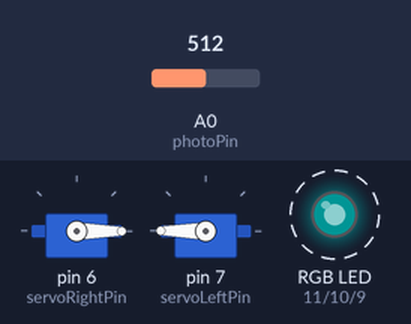
Simulated run of this sketch. Board: Arduino Uno, built with avr-gcc and run on an emulated ATmega328P. Shown: 2 × servo, an RGB LED mixed from three pins (HIGH = lit). Dashed ring = blinking. The inputs (shaded band) are chosen by the test bench; at power-on: A0 (photoPin) = 512. Dim RGB values are drawn brighter than linear; what the sketch prints to the serial monitor is not drawn.

Above: at 0.91 s.
1.3 s: A0 (photoPin) set to 716
At 1.36 s:
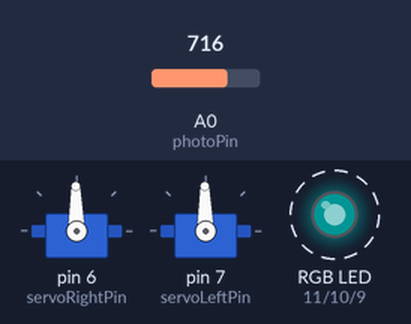
4.3 s: A0 (photoPin) set to 511
At 4.76 s:
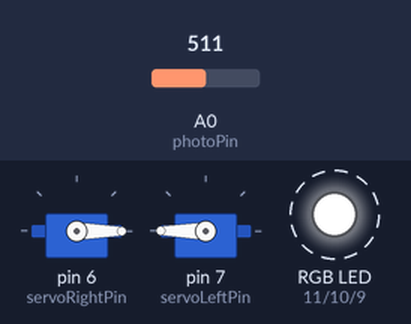
Timing chart, 0 to 13.3 s (numbered marks = the images above; inputs shaded):
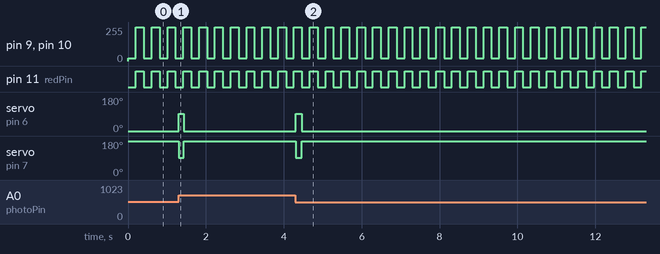

Measured:
- after the input at 1.3 s, servo on pin 6 (servoRightPin): 0° → 91° at once, → 0° 0.12 s later; servo on pin 7 (servoLeftPin): 180° → 91° at once, → 180° 0.12 s later
- after the input at 4.3 s, servo on pin 6 (servoRightPin): 0° → 91° at once, → 0° 0.16 s later; servo on pin 7 (servoLeftPin): 180° → 91° at once, → 180° 0.16 s later
- by itself, pin 9 (bluePin), pin 10 (greenPin): alternates 255/255 for 0.20 s and 20/255 for 0.20 s
- by itself, pin 11 (redPin): alternates HIGH for 0.20 s and LOW for 0.20 s

The sketch:

robot2_egg_bus.ino
```cpp
#include <Servo.h>

#define servoLeftPin 	7
#define servoRightPin 	6
#define photoPin		0
#define redPin 	 		11
#define greenPin 		10
#define bluePin  		9

Servo servoLeft;
Servo servoRight;

int stillSpeed = 91;
int forwardSpeed = 180;
int backwardSpeed = 0;
int lightReadingOff;
int lightReadingOn;
int lightReadingDifference;
boolean lightIsOn = false;
boolean isObstacle = false;
int flashTime = 200;
unsigned long timer;


void setup()
{
  Serial.begin(9600);
  servoRight.attach(servoRightPin);
  servoLeft.attach(servoLeftPin);
  pinMode(photoPin, INPUT);
  pinMode(redPin, OUTPUT);
  pinMode(greenPin, OUTPUT);
  pinMode(bluePin, OUTPUT);

}

void loop() {
	if (millis() > timer){
		if (lightIsOn){
			lightIsOn = false;
			setColor(255,255,255);
			timer = millis() + flashTime;
		}
		else if(!lightIsOn){
			lightIsOn = true;
			setColor(0,20,20);
			timer = millis() + flashTime;
		}
	}

	if (lightIsOn){
		lightReadingOn = analogRead(photoPin);
		//Serial.print("on value: ");
		//Serial.println(lightReadingOn);
	}
	else if(!lightIsOn){
		lightReadingOff = analogRead(photoPin);
		//Serial.print("off value: ");
		//Serial.println(lightReadingOff);
	}

	lightReadingDifference = lightReadingOn - lightReadingOff;
	Serial.println(lightReadingDifference);
	if (lightReadingDifference > 50){
		isObstacle = true;
	}
	else{
		isObstacle = false;
	}

	if (isObstacle){
		still();
	}
	else{
		forward();
	}
}

void setColor(int red, int green, int blue)
{
  analogWrite(redPin, red);
  analogWrite(greenPin, green);
  analogWrite(bluePin, blue);
}

void still()
{
	servoRight.write(stillSpeed);
	servoLeft.write(stillSpeed);
}

void backward()
{
	servoRight.write(forwardSpeed);
	servoLeft.write(180 - forwardSpeed);
}

void forward()
{
	servoRight.write(backwardSpeed);
	servoLeft.write(180 - backwardSpeed);
}
```
